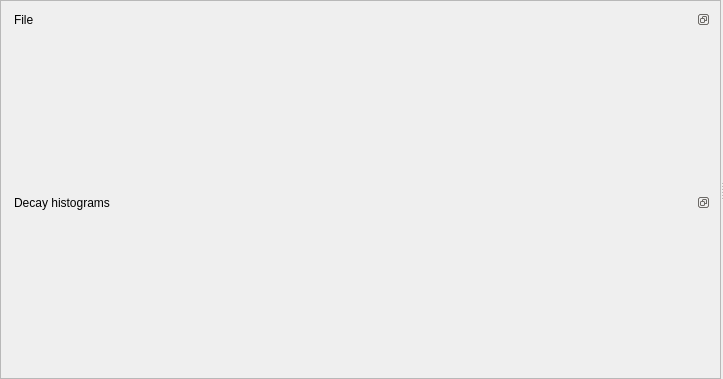
<?xml version="1.0" encoding="UTF-8"?>
<ui version="4.0">
 <class>Form</class>
 <widget class="QWidget" name="Form">
  <property name="geometry">
   <rect>
    <x>0</x>
    <y>0</y>
    <width>723</width>
    <height>379</height>
   </rect>
  </property>
  <property name="windowTitle">
   <string>TTTR-Correlator</string>
  </property>
  <property name="windowIcon">
   <iconset resource="../rescource.qrc">
    <normaloff>:/icons/icons/TCSPC.png</normaloff>:/icons/icons/TCSPC.png</iconset>
  </property>
  <layout class="QVBoxLayout" name="verticalLayout_3">
   <property name="spacing">
    <number>0</number>
   </property>
   <property name="margin">
    <number>0</number>
   </property>
   <item>
    <widget class="QSplitter" name="splitter">
     <property name="lineWidth">
      <number>0</number>
     </property>
     <property name="orientation">
      <enum>Qt::Horizontal</enum>
     </property>
     <property name="handleWidth">
      <number>2</number>
     </property>
     <widget class="QScrollArea" name="scrollArea">
      <property name="sizePolicy">
       <sizepolicy hsizetype="MinimumExpanding" vsizetype="Expanding">
        <horstretch>0</horstretch>
        <verstretch>0</verstretch>
       </sizepolicy>
      </property>
      <property name="minimumSize">
       <size>
        <width>300</width>
        <height>0</height>
       </size>
      </property>
      <property name="widgetResizable">
       <bool>true</bool>
      </property>
      <widget class="QWidget" name="scrollAreaWidgetContents">
       <property name="geometry">
        <rect>
         <x>0</x>
         <y>0</y>
         <width>575</width>
         <height>377</height>
        </rect>
       </property>
       <layout class="QVBoxLayout" name="verticalLayout_8">
        <item>
         <widget class="QDockWidget" name="dockWidget_2">
          <property name="features">
           <set>QDockWidget::DockWidgetFloatable|QDockWidget::DockWidgetMovable</set>
          </property>
          <property name="windowTitle">
           <string>File</string>
          </property>
          <widget class="QWidget" name="dockWidgetContents_2">
           <layout class="QVBoxLayout" name="verticalLayout_2">
            <property name="spacing">
             <number>0</number>
            </property>
            <property name="margin">
             <number>0</number>
            </property>
            <item>
             <layout class="QVBoxLayout" name="verticalLayout">
              <property name="spacing">
               <number>0</number>
              </property>
             </layout>
            </item>
           </layout>
          </widget>
         </widget>
        </item>
        <item>
         <widget class="QDockWidget" name="dockWidget_3">
          <property name="features">
           <set>QDockWidget::DockWidgetFloatable|QDockWidget::DockWidgetMovable</set>
          </property>
          <property name="windowTitle">
           <string>Decay histograms</string>
          </property>
          <widget class="QWidget" name="dockWidgetContents_3">
           <layout class="QVBoxLayout" name="verticalLayout_7">
            <property name="spacing">
             <number>0</number>
            </property>
            <property name="margin">
             <number>0</number>
            </property>
            <item>
             <layout class="QVBoxLayout" name="verticalLayout_6"/>
            </item>
           </layout>
          </widget>
         </widget>
        </item>
       </layout>
      </widget>
     </widget>
     <widget class="QWidget" name="widget" native="true">
      <layout class="QVBoxLayout" name="verticalLayout_10">
       <item>
        <layout class="QVBoxLayout" name="verticalLayout_9">
         <property name="spacing">
          <number>0</number>
         </property>
        </layout>
       </item>
      </layout>
     </widget>
    </widget>
   </item>
  </layout>
  <action name="actionAdd_Curve">
   <property name="text">
    <string>Add Curve</string>
   </property>
  </action>
 </widget>
 <resources>
  <include location="../rescource.qrc"/>
 </resources>
 <connections/>
</ui>
